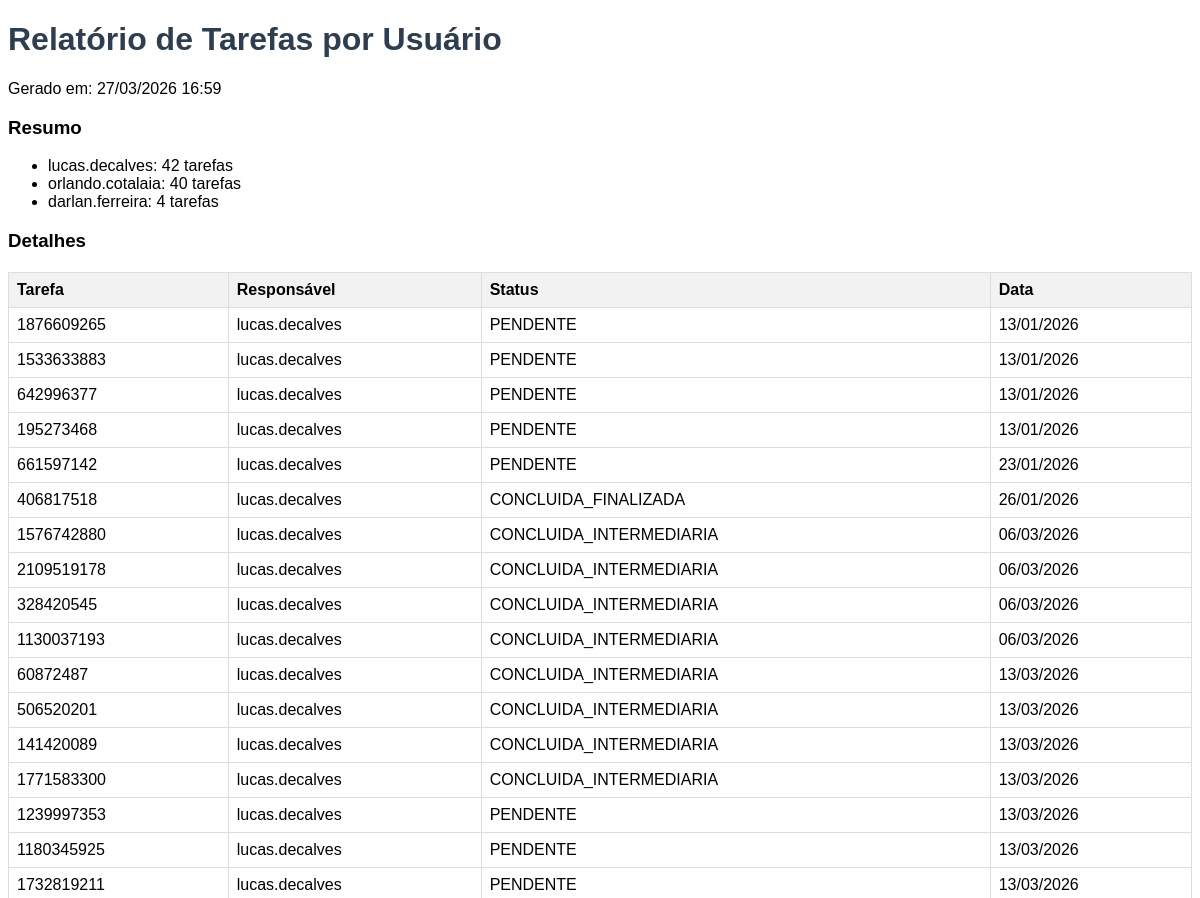
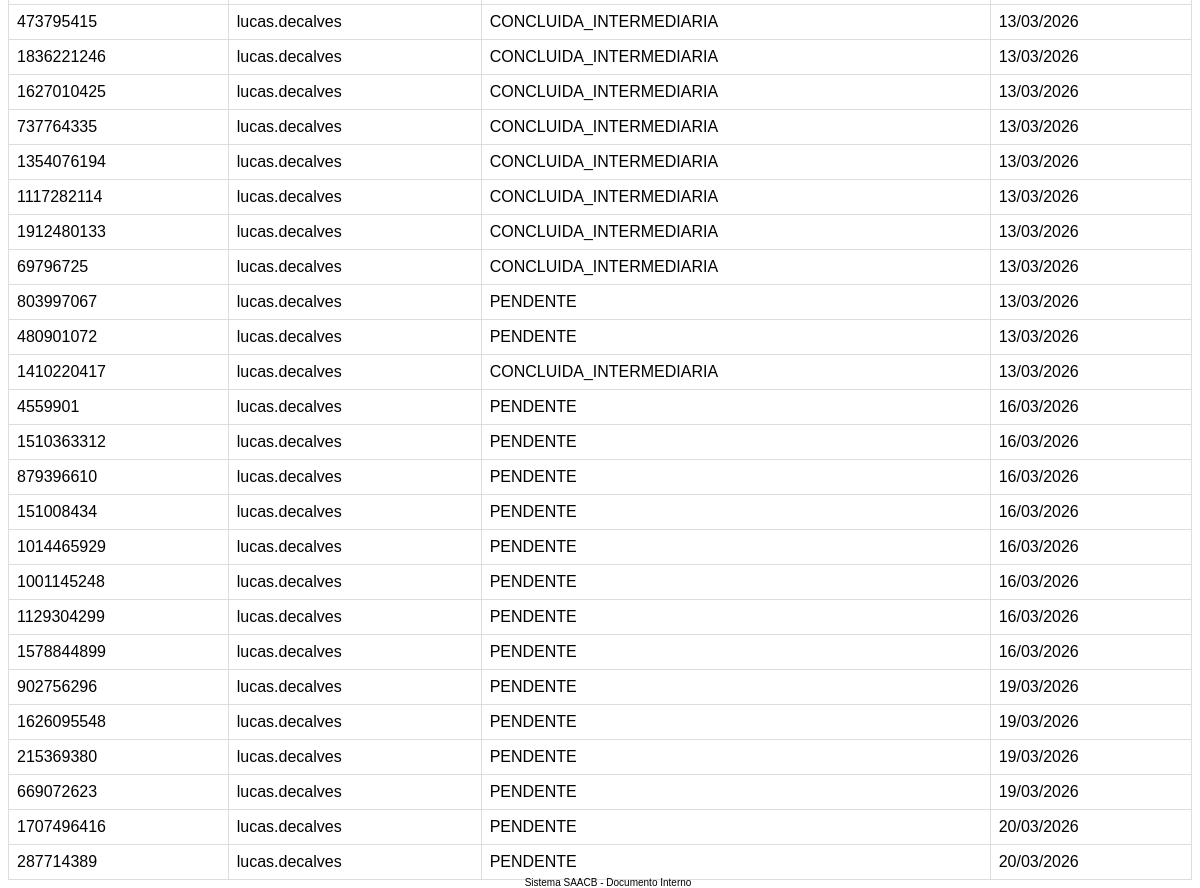
Page /tarefas/relatorios/por-usuario/ (signed in) on the committed database (2 pictures, top to bottom).
### tarefas/models.py (models this page shows)
class tarefassamc(models.Model):
    nome_interessado = models.CharField('Nome', max_length=100, blank=True, null=True)
    CPF = models.CharField("CPF", max_length=20, blank=True, null=True)
    tarefa_n = models.CharField('Tarefa Principal', max_length=50, blank=True, null=True)
    tarefa_a = models.CharField('Tarefa Anterior', max_length=50, blank=True, null=True)
    sei_n = models.CharField('Número SEI', max_length=50, blank=True, null=True)
    procj = models.CharField('Número do Processo Judicial', max_length=50, blank=True, null=True)
    servico = models.CharField("Serviço", choices=(
        ('ANALISE', "ANALISE"),
        ('ANALISE cobranca', "ANALISE - Cobrança"),
        ('ANALISE exigencia', "ANALISE - Exigência"),
        ('ANALISE corregedoria', "ANALISE - Corregedoria"),
        ('ANALISE pendencia', "ANALISE - Pendência"),
        ('ANALISE Concluir', "ANALISE - Concluir"),
        ('ANALISE recurso', "ANALISE - Recurso"),
        ('ANALISE judicial', "ANALISE - Judicial"),
        ('CONCLUIDO', "CONCLUIDO"),
        ('CONCLUIDO pendente', "CONCLUIDO - pendente"),
        ('PA', "PA - Aguardando Processo"),
        ('PARECER SOCIAL', "PARECER SOCIAL - Aguardando Parecer Social"),
        ('PERICIA', "PERICIA - Aguardando Perícia Médica"),
        ('PROCURADORIA', "PROCURADORIA - Aguardando Procuradoria"),
    ),
        max_length=100, null=True
    )
    nome_tarefa = models.ForeignKey(tipo_servico, verbose_name="Fase da Análise", on_delete=models.CASCADE, blank=True, null=True)
    nome_serv = models.ForeignKey(nome_motiv, verbose_name="Motivo do Ressarcimento", on_delete=models.CASCADE, max_length=100, blank=True, null=True)
    der_tarefa = models.CharField("DER Tarefa", max_length=20, blank=True, null=True)
    data_def = models.CharField("Data da ciência - ofício defesa", max_length=20, blank=True, null=True)
    data_rec = models.CharField("Data da ciência - ofício recurso", max_length=20, blank=True, null=True)
    nb1 = models.CharField("Benefício 1", max_length=20, blank=True, null=True)
    nb2 = models.CharField("Benefício 2", max_length=20, blank=True, null=True)
    sit_ben = models.CharField("Situação do Benefício", max_length=100, blank=True, null=True)
    aps = models.CharField("APS Manutenção", max_length=100, blank = True, null = True)
    prazo = models.CharField("Prazo Defesa", choices=(
        ('30 dias', "30 dias"),
        ('60 dias', "60 dias"),
    ),
        max_length=100, blank=True, null=True
    )
    defesa_ap = models.CharField("Apresentou defesa?", choices=(
        ('sim', "Sim"),
        ('nao', "Não"),
    ),
        max_length=100, blank=True, null=True
    )
    categoria = models.CharField("Categoria da irregularidade", max_length=100, blank=True, null=True)
    tip_con = models.CharField("Tipo de Crédito Devido", choices=(
        ('Crédito', "Crédito"),
        ('Dano ao Erário', "Dano ao Erário"),
    ),
        max_length=100, blank=True, null=True
    )
    oficio1 = models.DateField("Ofício Defesa - ciência", max_length=20, blank=True, null=True)
    AR1 = models.CharField("Aviso de Recebimento e documentos - Qual o tipo do comprovante?",choices=(
        ('AR Digital', "AR Digital"),
        ('Edital', "Edital"),
        ('Atestado Pessoal', "Atestado Pessoal"),
        ('Acesso à tarefa eletrônica de cobrança administrativa', "Acesso à tarefa eletrônica de cobrança administrativa"),
    ),
         max_length=100, blank=True, null=True)
    oficio2 = models.DateField("Ofício Recurso - ciência", max_length=20, blank=True, null=True)
    AR2 = models.TextField("Aviso de Recebimento e documentos - Qual o tipo do comprovante?",choices=(
        ('AR Digital', "AR Digital"),
        ('Edital', "Edital"),
        ('Atestado Pessoal', "Atestado Pessoal"),
        ('Acesso à tarefa eletrônica de cobrança administrativa', "Acesso à tarefa eletrônica de cobrança administrativa"),
    ),
                           blank=True, null=True)
    Competencia = models.DateField("Competência", blank=True, null=True)
    data_irregular = models.DateField("Data de início da irregularidade", blank=True, null=True)
    Periodo_irregular = models.TextField("Periodo irregular", blank=True, null=True)
    valor = models.CharField("Valor do débito", max_length=20, blank = True, null = True)
    obs1 = models.TextField("Relatório - faça um breve resumo da defesa:", blank=True, null=True)
    es_conc = models.ForeignKey(conc_analise, verbose_name="Conclusão da Análise", on_delete=models.CASCADE, blank=True, null=True)
    obs2 = models.TextField("Direito e conclusão - vai aparecer antes da conclusão", blank=True, null=True)
    resp_credito = models.CharField("Quem é o responsável pelo crédito?", choices=(
        ('1', "Titular do benefício"),
        ('2', "Responsável Legal"),
    ),
        max_length=100, blank = True, null = True
        )
    responsavel = models.CharField("Responsável Legal", max_length=100, blank = True, null = True)
    CPF_R = models.CharField("CPF Responsável", max_length=20, blank=True, null=True)
    Conclusao = models.CharField("Conclusão", choices=(
        ('REGULAR', "REGULAR"),
        ('IRREGULAR Boa fé', "IRREGULAR - Boa fé"),
        ('IRREGULAR Má fé', "IRREGULAR - Má fé"),
        ('PARCIALMENTE IRREGULAR', "PARCIALMENTE IRREGULAR"),
    ),  max_length=100, blank=True, null=True)
    status = models.CharField("Status", choices=(
        ('PENDENTE', "PENDENTE"),
        ('PENDENTE', "PENDENTE - CORREÇÃO"),
        ('CONCLUIDA_INTERMEDIARIA', "CONCLUÍDA - INTERMEDIÁRIA"),
        ('CONCLUIDA_FINALIZADA', "CONCLUÍDA - FINALIZADA")
    ), max_length=100, blank=True, null=True)
    historico = models.TextField("Histórico(Fundamento da cobrança)", blank=True, null=True)
    env_serv = models.CharField("Envolvimento de Servidor? Informe Situação Atual", choices=(
        ('Servidor Ativo', "Servidor Ativo"),
        ('Servidor Inativo - demitido/aposentado', "Servidor Inativo - demitido/aposentado"),
        ('Pensionista', "Pensionista"),
        ('Não Envolvido', "Não Envolvido"),
    ), max_length=50, blank=True, null=True)
    servidor = models.CharField("Matrícula Servidor Responsável", max_length=100, blank = True, null = True)
    concluida_em = models.DateField(blank=True, null=True)
    atualizado_em = models.DateTimeField(auto_now=True)
    assigned_user = models.ForeignKey(User, verbose_name="Usuário Responsável", on_delete=models.SET_NULL, blank=True, null=True)
    valor_original_calculado = models.DecimalField(
        max_digits=12, decimal_places=2, null=True, blank=True,
        verbose_name="Valor Original Calculado"
    )
    valor_corrigido_calculado = models.DecimalField(
        max_digits=12, decimal_places=2, null=True, blank=True,
        verbose_name="Valor Corrigido Calculado"
    )
    valor_diferenca = models.DecimalField(
        max_digits=12, decimal_places=2, null=True, blank=True,
        verbose_name="Diferença Calculada"
    )
    detalhes_calculo = models.JSONField(
        null=True, blank=True,
        verbose_name="Detalhes do Cálculo"
    )
    relatorio_pdf = models.FileField(
        upload_to='relatorios_calculos/', null=True, blank=True,
        verbose_name="Relatório PDF"
    )
    calculado_em = models.DateTimeField(
        null=True, blank=True,
        verbose_name="Calculado em"
    )
    calculos_aprovados = models.BooleanField(
        default=False,
        verbose_name="Cálculos Aprovados (migrar para Valor)"
    )

### tarefas/views.py (the view)
# urls.py: path('relatorios/por-usuario/', RelatorioPorUsuarioView.as_view(), name='relatorio_usuario'),
@method_decorator(login_required, name='dispatch')
class RelatorioPorUsuarioView(View):
    def get(self, request, *args, **kwargs):
        dados = tarefassamc.objects.values('assigned_user__username')\
            .annotate(total=Count('id'))\
            .order_by('-total')
        detalhes = tarefassamc.objects.filter(assigned_user=request.user).order_by('atualizado_em')
        context = {
            'titulo': 'Relatório de Tarefas por Usuário',
            'dados_agrupados': dados,
            'tarefas': detalhes,
            'data_geracao': timezone.now()
        }
        return render_to_pdf(request, 'tarefas/relatorio_pdf.html', context)

### tarefas/utils.py (called while the page is built)
def render_to_pdf(request, template_src, context_dict=None):
    if context_dict is None:
        context_dict = {}
    try:
        template = get_template(template_src)
        html = template.render(context_dict)
        return HttpResponse(html, content_type='text/html; charset=utf-8')
    except Exception as e:
        error_html = f"<h1>Erro ao renderizar relatório</h1><p>{str(e)}</p>"
        return HttpResponse(error_html, content_type='text/html; charset=utf-8', status=500)

### tarefas/templates/tarefas/relatorio_pdf.html (shortened to what this page needs)
<!DOCTYPE html>
<html>
<head>
</head>
<body>
    <h1>{{ titulo }}</h1>
    <p>Gerado em: {{ data_geracao|date:"d/m/Y H:i" }}</p>
    {% if dados_agrupados %}
        <h3>Resumo</h3>
        <ul>
        {% for item in dados_agrupados %}
            <li>{{ item.assigned_user__username|default:"Sem usuário" }}: {{ item.total }} tarefas</li>
        {% endfor %}
        </ul>
    {% endif %}
    <h3>Detalhes</h3>
    <table>
        <thead>
            <tr>
                <th>Tarefa</th>
                <th>Responsável</th>
                <th>Status</th>
                <th>Data</th>
            </tr>
        </thead>
        <tbody>
            {% for tarefa in tarefas %}
            <tr>
                <td>{{ tarefa.tarefa_n }}</td>
                <td>{{ tarefa.assigned_user }}</td>
                <td>{{ tarefa.status }}</td>
                <td>{{ tarefa.atualizado_em|date:"d/m/Y" }}</td>
            </tr>
            {% endfor %}
        </tbody>
    </table>
    <div class="footer">Sistema SAACB - Documento Interno</div>
</body>
</html>

### tarefas/templates/tarefas/relatorio_pdf.html (style rules this page uses)
body { font-family: Helvetica, sans-serif; }
table { width: 100%; border-collapse: collapse; margin-top: 20px; }
th, td { border: 1px solid #ddd; padding: 8px; text-align: left; }
th { background-color: #f2f2f2; }
h1 { color: #2c3e50; }
.footer { position: fixed; bottom: 0; width: 100%; font-size: 10px; text-align: center; }

### rows in the picture
tarefassamc: tarefa_n "1876609265", assigned_user "lucas.decalves", status "PENDENTE", atualizado_em "13/01/2026"
tarefassamc: tarefa_n "1533633883", assigned_user "lucas.decalves", status "PENDENTE", atualizado_em "13/01/2026"
tarefassamc: tarefa_n "642996377", assigned_user "lucas.decalves", status "PENDENTE", atualizado_em "13/01/2026"
tarefassamc: tarefa_n "195273468", assigned_user "lucas.decalves", status "PENDENTE", atualizado_em "13/01/2026"
tarefassamc: tarefa_n "661597142", assigned_user "lucas.decalves", status "PENDENTE", atualizado_em "23/01/2026"
tarefassamc: tarefa_n "406817518", assigned_user "lucas.decalves", status "CONCLUIDA_FINALIZADA", atualizado_em "26/01/2026"
tarefassamc: tarefa_n "1576742880", assigned_user "lucas.decalves", status "CONCLUIDA_INTERMEDIARIA", atualizado_em "06/03/2026"
tarefassamc: tarefa_n "2109519178", assigned_user "lucas.decalves", status "CONCLUIDA_INTERMEDIARIA", atualizado_em "06/03/2026"
tarefassamc: tarefa_n "328420545", assigned_user "lucas.decalves", status "CONCLUIDA_INTERMEDIARIA", atualizado_em "06/03/2026"
tarefassamc: tarefa_n "1130037193", assigned_user "lucas.decalves", status "CONCLUIDA_INTERMEDIARIA", atualizado_em "06/03/2026"
tarefassamc: tarefa_n "60872487", assigned_user "lucas.decalves", status "CONCLUIDA_INTERMEDIARIA", atualizado_em "13/03/2026"
tarefassamc: tarefa_n "506520201", assigned_user "lucas.decalves", status "CONCLUIDA_INTERMEDIARIA", atualizado_em "13/03/2026"
tarefassamc: tarefa_n "141420089", assigned_user "lucas.decalves", status "CONCLUIDA_INTERMEDIARIA", atualizado_em "13/03/2026"
tarefassamc: tarefa_n "1771583300", assigned_user "lucas.decalves", status "CONCLUIDA_INTERMEDIARIA", atualizado_em "13/03/2026"
tarefassamc: tarefa_n "1239997353", assigned_user "lucas.decalves", status "PENDENTE", atualizado_em "13/03/2026"
tarefassamc: tarefa_n "1180345925", assigned_user "lucas.decalves", status "PENDENTE", atualizado_em "13/03/2026"
tarefassamc: tarefa_n "1732819211", assigned_user "lucas.decalves", status "PENDENTE", atualizado_em "13/03/2026"
tarefassamc: tarefa_n "473795415", assigned_user "lucas.decalves", status "CONCLUIDA_INTERMEDIARIA", atualizado_em "13/03/2026"
tarefassamc: tarefa_n "1836221246", assigned_user "lucas.decalves", status "CONCLUIDA_INTERMEDIARIA", atualizado_em "13/03/2026"
tarefassamc: tarefa_n "1627010425", assigned_user "lucas.decalves", status "CONCLUIDA_INTERMEDIARIA", atualizado_em "13/03/2026"
tarefassamc: tarefa_n "737764335", assigned_user "lucas.decalves", status "CONCLUIDA_INTERMEDIARIA", atualizado_em "13/03/2026"
tarefassamc: tarefa_n "1354076194", assigned_user "lucas.decalves", status "CONCLUIDA_INTERMEDIARIA", atualizado_em "13/03/2026"
tarefassamc: tarefa_n "1117282114", assigned_user "lucas.decalves", status "CONCLUIDA_INTERMEDIARIA", atualizado_em "13/03/2026"
tarefassamc: tarefa_n "1912480133", assigned_user "lucas.decalves", status "CONCLUIDA_INTERMEDIARIA", atualizado_em "13/03/2026"
tarefassamc: tarefa_n "69796725", assigned_user "lucas.decalves", status "CONCLUIDA_INTERMEDIARIA", atualizado_em "13/03/2026"
tarefassamc: tarefa_n "803997067", assigned_user "lucas.decalves", status "PENDENTE", atualizado_em "13/03/2026"
tarefassamc: tarefa_n "480901072", assigned_user "lucas.decalves", status "PENDENTE", atualizado_em "13/03/2026"
tarefassamc: tarefa_n "1410220417", assigned_user "lucas.decalves", status "CONCLUIDA_INTERMEDIARIA", atualizado_em "13/03/2026"
tarefassamc: tarefa_n "4559901", assigned_user "lucas.decalves", status "PENDENTE", atualizado_em "16/03/2026"
tarefassamc: tarefa_n "1510363312", assigned_user "lucas.decalves", status "PENDENTE", atualizado_em "16/03/2026"
tarefassamc: tarefa_n "879396610", assigned_user "lucas.decalves", status "PENDENTE", atualizado_em "16/03/2026"
tarefassamc: tarefa_n "151008434", assigned_user "lucas.decalves", status "PENDENTE", atualizado_em "16/03/2026"
tarefassamc: tarefa_n "1014465929", assigned_user "lucas.decalves", status "PENDENTE", atualizado_em "16/03/2026"
tarefassamc: tarefa_n "1001145248", assigned_user "lucas.decalves", status "PENDENTE", atualizado_em "16/03/2026"
tarefassamc: tarefa_n "1129304299", assigned_user "lucas.decalves", status "PENDENTE", atualizado_em "16/03/2026"
tarefassamc: tarefa_n "1578844899", assigned_user "lucas.decalves", status "PENDENTE", atualizado_em "16/03/2026"
tarefassamc: tarefa_n "902756296", assigned_user "lucas.decalves", status "PENDENTE", atualizado_em "19/03/2026"
tarefassamc: tarefa_n "1626095548", assigned_user "lucas.decalves", status "PENDENTE", atualizado_em "19/03/2026"
tarefassamc: tarefa_n "215369380", assigned_user "lucas.decalves", status "PENDENTE", atualizado_em "19/03/2026"
tarefassamc: tarefa_n "669072623", assigned_user "lucas.decalves", status "PENDENTE", atualizado_em "19/03/2026"
tarefassamc: tarefa_n "1707496416", assigned_user "lucas.decalves", status "PENDENTE", atualizado_em "20/03/2026"
tarefassamc: tarefa_n "287714389", assigned_user "lucas.decalves", status "PENDENTE", atualizado_em "20/03/2026"

### other values in the picture
{{ titulo }} "Relatório de Tarefas por Usuário"
{{ item.assigned_user__username|default:"Sem usuário" }} "lucas.decalves" "orlando.cotalaia" "darlan.ferreira"
{{ item.total }} "42" "40" "4"
